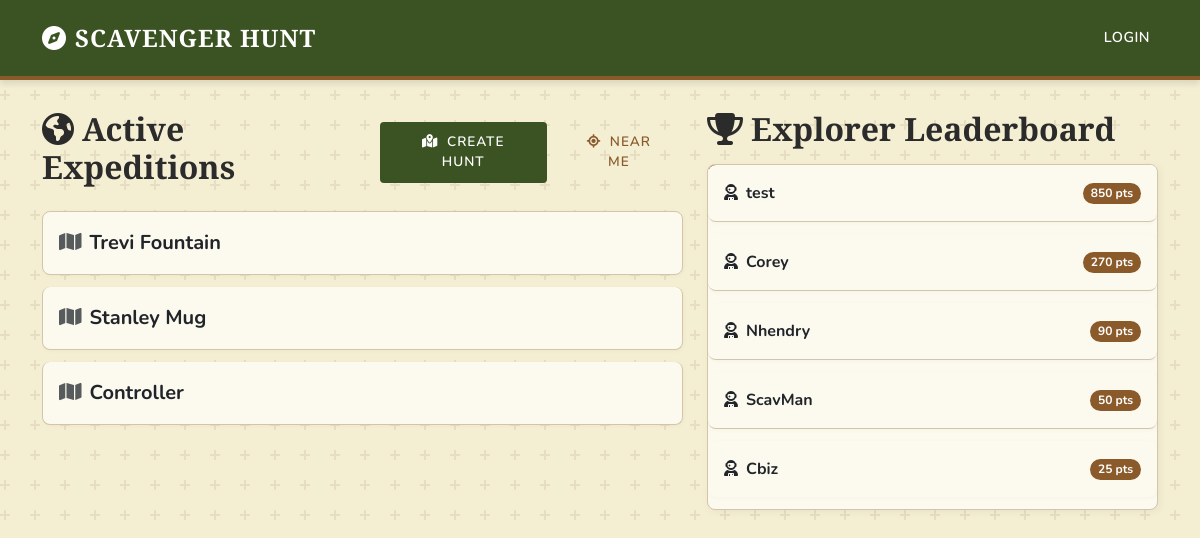
The page / on the database its author committed.
### app.py (models this page shows)
class Hunt(db.Model):
    id = db.Column(db.Integer, primary_key=True)
    name = db.Column(db.String(255), nullable=False)
    targets = db.relationship('Target', backref='hunt', lazy=True, cascade="all, delete-orphan")

class Player(db.Model):
    id = db.Column(db.Integer, primary_key=True)
    username = db.Column(db.String(255), nullable=False)
    hunt_id = db.Column(db.Integer, db.ForeignKey('hunt.id'), nullable=False)
    total_score = db.Column(db.Integer, default=0)
    is_completed = db.Column(db.Boolean, default=False)
    attempts = db.relationship('Attempt', backref='player', lazy=True)

### app.py (the view, shortened to what this page needs)
@app.route('/')
def index():
    lat = request.args.get('lat', type=float)
    lon = request.args.get('lon', type=float)
    hunts = Hunt.query.all()
    for hunt in hunts:
        hunt.min_distance = None
    leaderboard = db.session.query(
        Player.username,
        func.sum(Player.total_score).label('total')
    ).filter_by(is_completed=True).group_by(Player.username).order_by(func.sum(Player.total_score).desc()).limit(10).all()
    return render_template('index.html', hunts=hunts, leaderboard=leaderboard)

### templates/index.html (shortened to what this page needs)
{% extends 'layout.html' %}
{% block content %}
<div class="row">
    <div class="col-md-7">
        <div class="d-flex justify-content-between align-items-center mb-3">
            <h2><i class="fa-solid fa-earth-americas me-2"></i>Active Expeditions</h2>
            <div class="d-flex gap-2">
                <a href="/create" class="btn btn-primary"><i class="fa-solid fa-map-location-dot me-1"></i> Create Hunt</a>
                <button type="button" class="btn btn-outline-info" onclick="findHuntsNearMe()"><i class="fa-solid fa-location-crosshairs me-1"></i> Near Me</button>
            </div>
        </div>
        <div class="list-group">
            {% for hunt in hunts %}
                <div class="list-group-item d-flex flex-column flex-sm-row justify-content-between align-items-start align-items-sm-center gap-2 p-3">
                    <a href="{{ url_for('play_hunt_start', hunt_id=hunt.id) }}" class="text-decoration-none text-reset flex-grow-1 mb-2 mb-sm-0 fw-bold fs-5">
                        <i class="fa-solid fa-map me-2 text-muted"></i>{{ hunt.name }}
                    </a>
                </div>
            {% else %}
                <p>No expeditions available yet. Be the first to <a href="/create">chart one</a>!</p>
            {% endfor %}
        </div>
    </div>
    <div class="col-md-5 mt-5 mt-md-0">
        <h2><i class="fa-solid fa-trophy me-2"></i>Explorer Leaderboard</h2>
        <div class="card mt-3">
            <ul class="list-group list-group-flush">
                {% for row in leaderboard %}
                    <li class="list-group-item d-flex justify-content-between align-items-center p-3">
                        <a href="{{ url_for('user_details', username=row.username) }}" class="fw-bold text-decoration-none text-dark"><i class="fa-solid fa-user-astronaut me-2"></i>{{ row.username }}</a>
                        <div class="d-flex align-items-center gap-2">
                            <span class="badge bg-primary rounded-pill">{{ row.total }} pts</span>
                        </div>
                    </li>
                {% else %}
                    <li class="list-group-item text-muted">No completed hunts yet.</li>
                {% endfor %}
            </ul>
        </div>
    </div>
</div>
{% endblock %}

### templates/layout.html (style rules this page uses)
:root { --bg-color: #F4EED3; --text-color: #2b2b2b; --primary-color: #3b5323; --primary-hover: #2c3e1a; --secondary-color: #8b5a2b; --card-bg: #FCFAEF; --border-color: #D4C4A8; }
body { background-color: var(--bg-color); color: var(--text-color); font-family: 'Nunito', sans-serif; }
h1, h2, h3, h4, h5, h6, .navbar-brand { font-family: 'Playfair Display', serif; font-weight: 700; }
.card { border: 1px solid var(--border-color); border-radius: 8px; background-color: var(--card-bg); box-shadow: 2px 2px 8px rgba(0,0,0,0.05); overflow: hidden; position: relative; }
.card::before { content: ''; position: absolute; top: 0; left: 0; right: 0; height: 4px; background: repeating-linear-gradient( 45deg, var(--secondary-color), var(--secondary-color) 10px, #fff 10px, #fff 20px, #d32f2f 20px, #d32f2f 30px, #fff 30px, #fff 40px ); }
.btn { border-radius: 4px; padding: 10px 20px; font-weight: 600; text-transform: uppercase; letter-spacing: 1px; font-size: 0.85rem; border: none; transition: all 0.3s ease; }
.btn-primary { background-color: var(--primary-color); color: #fff; }
.btn-outline-info { color: var(--secondary-color); border-color: var(--secondary-color); border-width: 2px; }
.list-group-item { border: 1px solid var(--border-color); margin-bottom: 12px; border-radius: 8px !important; background-color: var(--card-bg); box-shadow: 1px 1px 4px rgba(0,0,0,0.03); }
.list-group { background: transparent; }
.badge.bg-primary { background-color: var(--secondary-color) !important; }

### rows shown on the page
Hunt: name "Trevi Fountain"
Hunt: name "Stanley Mug"
Hunt: name "Controller"
Player: username "Nhendry", total "90"
Player: username "ScavMan", total "50"
Player: username "Cbiz", total "25"

### other values the page prints
{{ row.username }} "test" "Corey"
{{ row.total }} "850" "270"
